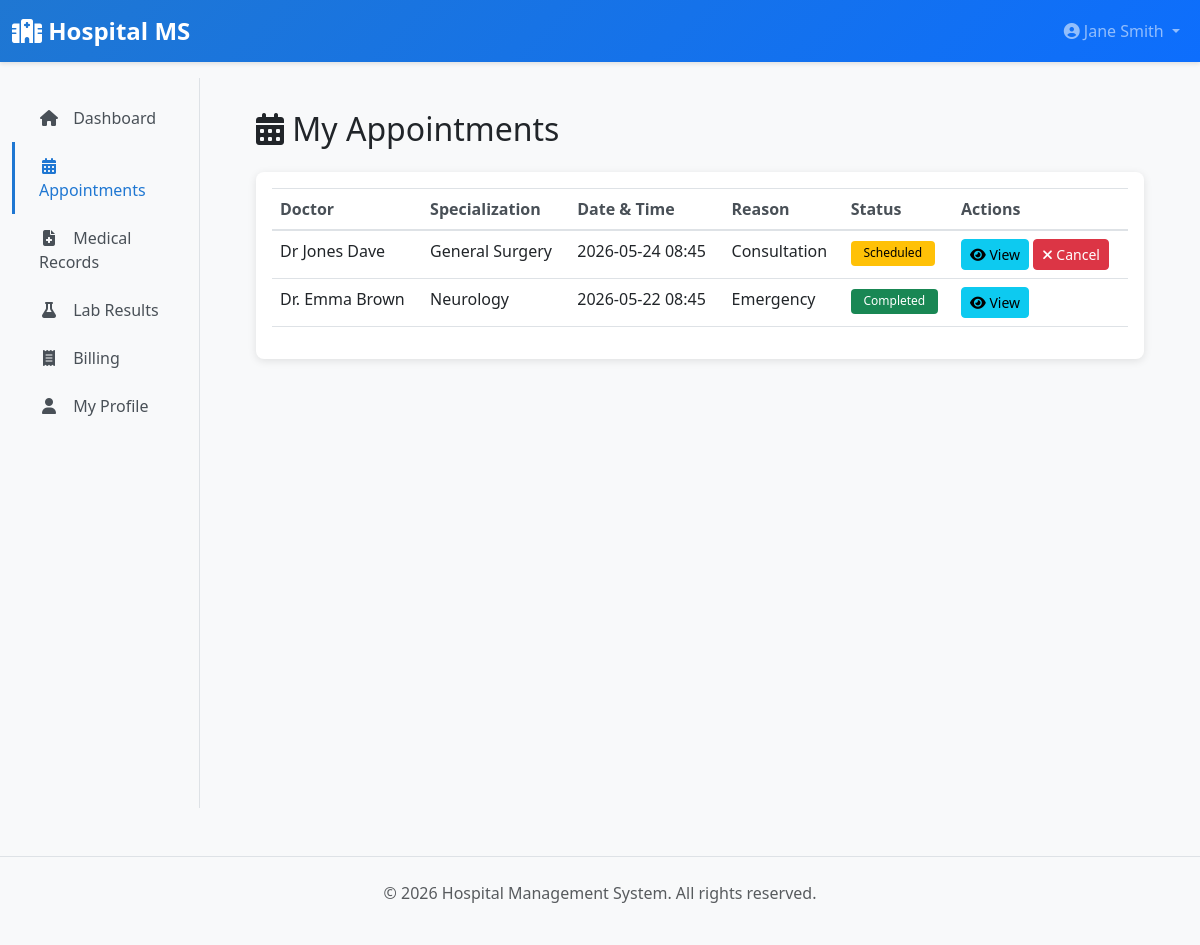
Before: /patient/appointments (signed in) with the older database file.
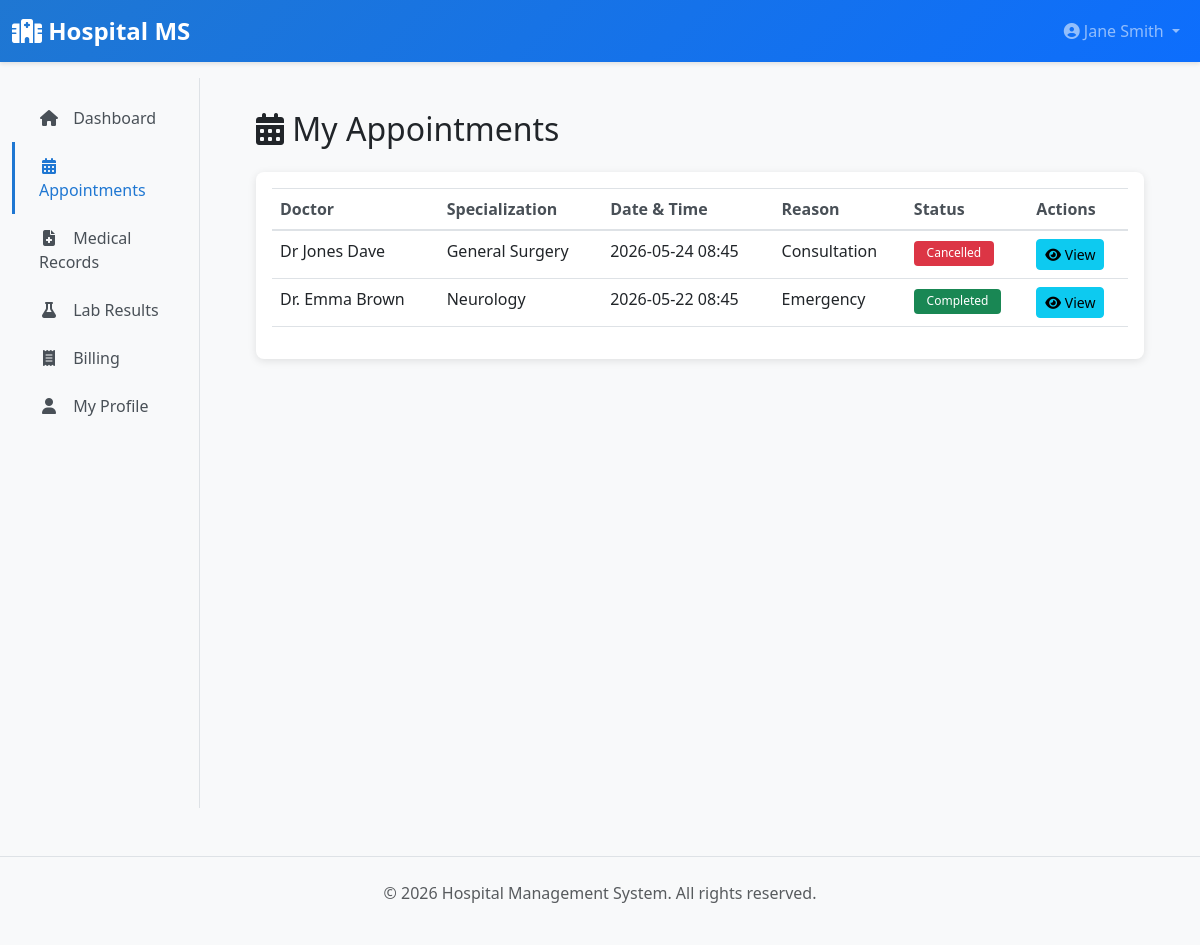
After: the same page with the newer database file.
### app/models/__init__.py (models this page shows, shortened)
class Appointment(db.Model):
    __tablename__ = 'appointments'
    id = db.Column(db.Integer, primary_key=True)
    patient_id = db.Column(db.Integer, db.ForeignKey('patients.id'), nullable=False)
    doctor_id = db.Column(db.Integer, db.ForeignKey('doctors.id'), nullable=False)
    appointment_date = db.Column(db.DateTime, nullable=False)
    reason = db.Column(db.Text)
    status = db.Column(db.String(20), default=AppointmentStatus.SCHEDULED.value, nullable=False)
    notes = db.Column(db.Text)
    created_at = db.Column(db.DateTime, default=datetime.utcnow)
    updated_at = db.Column(db.DateTime, default=datetime.utcnow, onupdate=datetime.utcnow)
    patient = db.relationship('Patient', back_populates='appointments')
    doctor = db.relationship('Doctor', back_populates='appointments')

class User(UserMixin, db.Model):
    __tablename__ = 'users'
    id = db.Column(db.Integer, primary_key=True)
    username = db.Column(db.String(80), unique=True, nullable=False, index=True)
    email = db.Column(db.String(120), unique=True, nullable=False, index=True)
    password_hash = db.Column(db.String(255), nullable=False)
    first_name = db.Column(db.String(80))
    last_name = db.Column(db.String(80))
    phone = db.Column(db.String(20))
    role = db.Column(db.Enum(UserRole), nullable=False, default=UserRole.PATIENT)
    is_active = db.Column(db.Boolean, default=True)
    created_at = db.Column(db.DateTime, default=datetime.utcnow)
    updated_at = db.Column(db.DateTime, default=datetime.utcnow, onupdate=datetime.utcnow)
    patient = db.relationship('Patient', uselist=False, back_populates='user', foreign_keys='Patient.user_id')
    doctor = db.relationship('Doctor', uselist=False, back_populates='user', foreign_keys='Doctor.user_id')
    lab_staff = db.relationship('LabStaff', uselist=False, back_populates='user', foreign_keys='LabStaff.user_id')
    def get_full_name(self):
        return f"{self.first_name} {self.last_name}".strip()

class Doctor(db.Model):
    __tablename__ = 'doctors'
    id = db.Column(db.Integer, primary_key=True)
    user_id = db.Column(db.Integer, db.ForeignKey('users.id'), nullable=False)
    department_id = db.Column(db.Integer, db.ForeignKey('departments.id'))
    doctor_id = db.Column(db.String(20), unique=True, nullable=False)
    specialization = db.Column(db.String(120), nullable=False)
    license_number = db.Column(db.String(50), unique=True)
    qualification = db.Column(db.Text)
    bio = db.Column(db.Text)
    consultation_fee = db.Column(db.Float, default=500.0)
    is_available = db.Column(db.Boolean, default=True)
    working_hours = db.Column(db.String(100))  # e.g., "09:00-17:00"
    created_at = db.Column(db.DateTime, default=datetime.utcnow)
    updated_at = db.Column(db.DateTime, default=datetime.utcnow, onupdate=datetime.utcnow)
    user = db.relationship('User', back_populates='doctor', foreign_keys=[user_id])
    department = db.relationship('Department', back_populates='doctors', foreign_keys=[department_id])
    appointments = db.relationship('Appointment', back_populates='doctor', cascade='all, delete-orphan')
    medical_records = db.relationship('MedicalRecord', back_populates='doctor', cascade='all, delete-orphan')
    prescriptions = db.relationship('Prescription', back_populates='doctor', foreign_keys='Prescription.doctor_id', cascade='all, delete-orphan')
    discharge_summaries = db.relationship('DischargeSummary', back_populates='doctor', cascade='all, delete-orphan')

### app/blueprints/patient.py (the view)
@patient_bp.route('/appointments')
@login_required
@patient_required
def appointments():
    patient = current_user.patient
    page = request.args.get('page', 1, type=int)
    appointments_list = Appointment.query.filter_by(patient_id=patient.id).order_by(
        Appointment.appointment_date.desc()
    ).paginate(page=page, per_page=10)
    return render_template('patient/appointments.html', appointments=appointments_list)

### app/blueprints/patient.py (called while the page is built)
def patient_required(f):
    @wraps(f)
    def decorated_function(*args, **kwargs):
        if not current_user.is_authenticated or current_user.role != UserRole.PATIENT:
            flash('You do not have permission to access this page.', 'danger')
            return redirect(url_for('main.dashboard'))
        return f(*args, **kwargs)
    return decorated_function

### app/templates/patient/appointments.html (shortened to what this page needs)
{% extends "layouts/base.html" %}
{% block content %}
<h2 class="mb-4"><i class="fas fa-calendar-alt"></i> My Appointments</h2>
<div class="card">
    <div class="card-body">
        {% if appointments.items %}
        <div class="table-responsive">
            <table class="table table-hover">
                <thead>
                    <tr>
                        <th>Doctor</th>
                        <th>Specialization</th>
                        <th>Date & Time</th>
                        <th>Reason</th>
                        <th>Status</th>
                        <th>Actions</th>
                    </tr>
                </thead>
                <tbody>
                    {% for apt in appointments.items %}
                    <tr>
                        <td>{{ apt.doctor.user.get_full_name() }}</td>
                        <td>{{ apt.doctor.specialization }}</td>
                        <td>{{ apt.appointment_date.strftime('%Y-%m-%d %H:%M') }}</td>
                        <td>{{ apt.reason or 'General Checkup' }}</td>
                        <td>
                            {% if apt.status == 'scheduled' %}
                                <span class="badge badge-warning">Scheduled</span>
                            {% elif apt.status == 'completed' %}
                                <span class="badge badge-success">Completed</span>
                            {% else %}
                                <span class="badge badge-danger">Cancelled</span>
                            {% endif %}
                        </td>
                        <td>
                            <a href="{{ url_for('patient.view_appointment', appointment_id=apt.id) }}" class="btn btn-sm btn-info">
                                <i class="fas fa-eye"></i> View
                            </a>
                            {% if apt.status == 'scheduled' %}
                                <form action="{{ url_for('patient.cancel_appointment', appointment_id=apt.id) }}" method="POST" style="display: inline;">
                                    <button type="submit" class="btn btn-sm btn-danger" onclick="return confirm('Cancel appointment?')">
                                        <i class="fas fa-times"></i> Cancel
                                    </button>
                                </form>
                            {% endif %}
                        </td>
                    </tr>
                    {% endfor %}
                </tbody>
            </table>
        </div>
        {% else %}
        <p class="text-muted text-center my-3">No appointments scheduled.</p>
        {% endif %}
    </div>
</div>
{% endblock %}

Changed rows visible on the page:
changed Appointment "Consultation": status "Scheduled Cancel" → "Cancelled"
